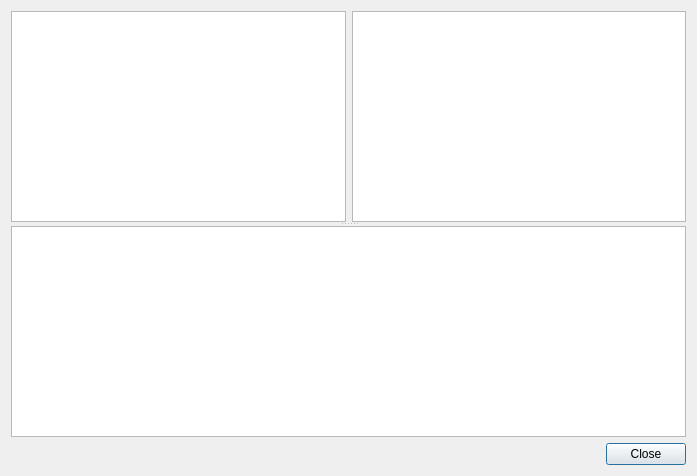
<?xml version="1.0" encoding="UTF-8"?>
<ui version="4.0">
 <class>HelpDialog</class>
 <widget class="QDialog" name="HelpDialog">
  <property name="geometry">
   <rect>
    <x>0</x>
    <y>0</y>
    <width>697</width>
    <height>476</height>
   </rect>
  </property>
  <property name="windowTitle">
   <string>Options</string>
  </property>
  <layout class="QVBoxLayout" name="verticalLayout">
   <item>
    <widget class="QSplitter" name="splitter">
     <property name="orientation">
      <enum>Qt::Vertical</enum>
     </property>
     <widget class="QWidget" name="layoutWidget">
      <layout class="QHBoxLayout" name="horizontalLayout">
       <item>
        <widget class="QListWidget" name="pluginListWidget"/>
       </item>
       <item>
        <widget class="QListWidget" name="elementListWidget"/>
       </item>
      </layout>
     </widget>
     <widget class="QTextBrowser" name="textBrowser"/>
    </widget>
   </item>
   <item>
    <widget class="QDialogButtonBox" name="buttonBox">
     <property name="orientation">
      <enum>Qt::Horizontal</enum>
     </property>
     <property name="standardButtons">
      <set>QDialogButtonBox::Close</set>
     </property>
    </widget>
   </item>
  </layout>
 </widget>
 <resources/>
 <connections>
  <connection>
   <sender>buttonBox</sender>
   <signal>accepted()</signal>
   <receiver>HelpDialog</receiver>
   <slot>accept()</slot>
   <hints>
    <hint type="sourcelabel">
     <x>297</x>
     <y>361</y>
    </hint>
    <hint type="destinationlabel">
     <x>297</x>
     <y>193</y>
    </hint>
   </hints>
  </connection>
  <connection>
   <sender>buttonBox</sender>
   <signal>rejected()</signal>
   <receiver>HelpDialog</receiver>
   <slot>reject()</slot>
   <hints>
    <hint type="sourcelabel">
     <x>297</x>
     <y>361</y>
    </hint>
    <hint type="destinationlabel">
     <x>297</x>
     <y>193</y>
    </hint>
   </hints>
  </connection>
 </connections>
</ui>
